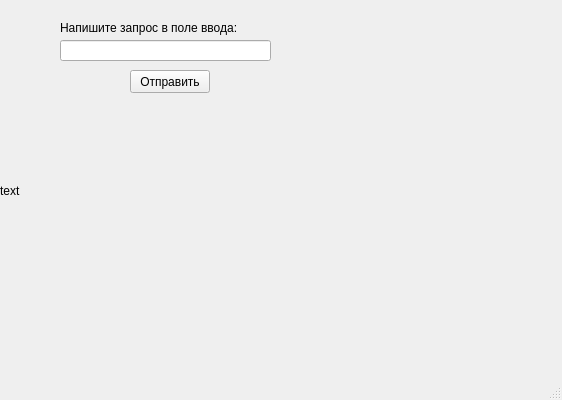
<?xml version="1.0" encoding="UTF-8"?>
<ui version="4.0">
 <class>MainWindow</class>
 <widget class="QMainWindow" name="MainWindow">
  <property name="geometry">
   <rect>
    <x>0</x>
    <y>0</y>
    <width>562</width>
    <height>400</height>
   </rect>
  </property>
  <property name="windowTitle">
   <string>MainWindow</string>
  </property>
  <widget class="QWidget" name="centralwidget">
   <widget class="QPushButton" name="btn">
    <property name="geometry">
     <rect>
      <x>130</x>
      <y>70</y>
      <width>80</width>
      <height>23</height>
     </rect>
    </property>
    <property name="text">
     <string>Отправить</string>
    </property>
   </widget>
   <widget class="QLabel" name="label">
    <property name="geometry">
     <rect>
      <x>60</x>
      <y>20</y>
      <width>211</width>
      <height>16</height>
     </rect>
    </property>
    <property name="text">
     <string>Напишите запрос в поле ввода:</string>
    </property>
   </widget>
   <widget class="QLineEdit" name="line_edit">
    <property name="geometry">
     <rect>
      <x>60</x>
      <y>40</y>
      <width>211</width>
      <height>21</height>
     </rect>
    </property>
   </widget>
   <widget class="QLabel" name="image">
    <property name="geometry">
     <rect>
      <x>0</x>
      <y>0</y>
      <width>561</width>
      <height>381</height>
     </rect>
    </property>
    <property name="text">
     <string>text</string>
    </property>
   </widget>
  </widget>
  <widget class="QMenuBar" name="menubar">
   <property name="geometry">
    <rect>
     <x>0</x>
     <y>0</y>
     <width>562</width>
     <height>20</height>
    </rect>
   </property>
  </widget>
  <widget class="QStatusBar" name="statusbar"/>
 </widget>
 <resources/>
 <connections/>
</ui>
